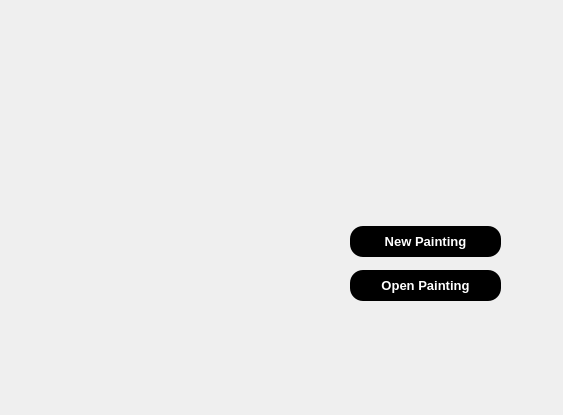
<?xml version="1.0" encoding="UTF-8"?>
<ui version="4.0">
 <class>WelcomeWindow</class>
 <widget class="QMainWindow" name="WelcomeWindow">
  <property name="geometry">
   <rect>
    <x>0</x>
    <y>0</y>
    <width>563</width>
    <height>415</height>
   </rect>
  </property>
  <property name="windowTitle">
   <string>MainWindow</string>
  </property>
  <widget class="QWidget" name="centralwidget">
   <widget class="QLabel" name="label">
    <property name="geometry">
     <rect>
      <x>190</x>
      <y>20</y>
      <width>581</width>
      <height>411</height>
     </rect>
    </property>
    <property name="text">
     <string/>
    </property>
    <property name="pixmap">
     <pixmap resource="../../resources.qrc">:/stockes/resources/Back open.png</pixmap>
    </property>
   </widget>
   <widget class="QPushButton" name="newPaintBtn">
    <property name="geometry">
     <rect>
      <x>350</x>
      <y>226</y>
      <width>151</width>
      <height>31</height>
     </rect>
    </property>
    <property name="font">
     <font>
      <pointsize>10</pointsize>
      <bold>true</bold>
     </font>
    </property>
    <property name="autoFillBackground">
     <bool>false</bool>
    </property>
    <property name="styleSheet">
     <string notr="true">background-color: black;
color: white;
border-radius: 13px;</string>
    </property>
    <property name="text">
     <string>New Painting</string>
    </property>
   </widget>
   <widget class="QPushButton" name="openPaintBtn">
    <property name="geometry">
     <rect>
      <x>350</x>
      <y>270</y>
      <width>151</width>
      <height>31</height>
     </rect>
    </property>
    <property name="font">
     <font>
      <pointsize>10</pointsize>
      <bold>true</bold>
     </font>
    </property>
    <property name="styleSheet">
     <string notr="true">background-color: black;
color: white;
border-radius: 13px;</string>
    </property>
    <property name="text">
     <string>Open Painting</string>
    </property>
   </widget>
  </widget>
 </widget>
 <resources>
  <include location="../../resources.qrc"/>
 </resources>
 <connections/>
</ui>
